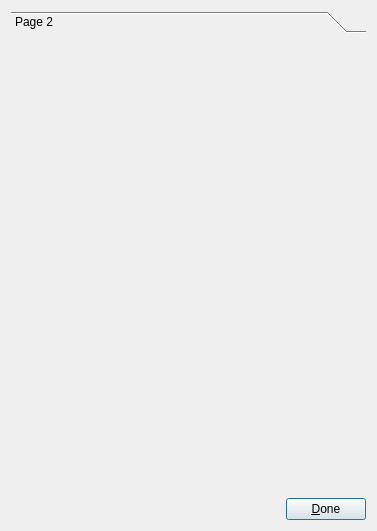
<?xml version="1.0" encoding="UTF-8"?>
<ui version="4.0">
 <class>Dialog</class>
 <widget class="QDialog" name="Dialog">
  <property name="geometry">
   <rect>
    <x>0</x>
    <y>0</y>
    <width>377</width>
    <height>531</height>
   </rect>
  </property>
  <property name="windowTitle">
   <string>Configure Plugins</string>
  </property>
  <layout class="QVBoxLayout" name="verticalLayout">
   <item>
    <widget class="QToolBox" name="toolBox">
     <property name="currentIndex">
      <number>0</number>
     </property>
     <widget class="QWidget" name="page1">
      <property name="geometry">
       <rect>
        <x>0</x>
        <y>0</y>
        <width>359</width>
        <height>455</height>
       </rect>
      </property>
      <attribute name="label">
       <string>Page 2</string>
      </attribute>
     </widget>
    </widget>
   </item>
   <item>
    <layout class="QHBoxLayout" name="horizontalLayout">
     <item>
      <spacer name="horizontalSpacer">
       <property name="orientation">
        <enum>Qt::Horizontal</enum>
       </property>
       <property name="sizeHint" stdset="0">
        <size>
         <width>40</width>
         <height>20</height>
        </size>
       </property>
      </spacer>
     </item>
     <item>
      <widget class="QPushButton" name="pushButton">
       <property name="text">
        <string>&amp;Done</string>
       </property>
      </widget>
     </item>
    </layout>
   </item>
  </layout>
 </widget>
 <resources/>
 <connections>
  <connection>
   <sender>pushButton</sender>
   <signal>clicked()</signal>
   <receiver>Dialog</receiver>
   <slot>accept()</slot>
   <hints>
    <hint type="sourcelabel">
     <x>365</x>
     <y>287</y>
    </hint>
    <hint type="destinationlabel">
     <x>290</x>
     <y>284</y>
    </hint>
   </hints>
  </connection>
 </connections>
</ui>
